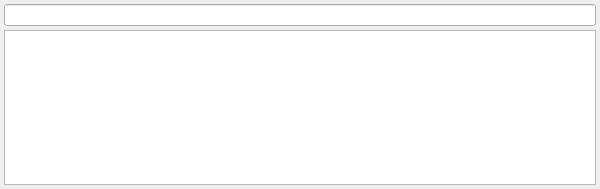
<?xml version="1.0" encoding="UTF-8"?>
<ui version="4.0">
 <class>SolarusEditor::OpenQuestFileDialog</class>
 <widget class="QDialog" name="SolarusEditor::OpenQuestFileDialog">
  <property name="geometry">
   <rect>
    <x>0</x>
    <y>0</y>
    <width>600</width>
    <height>189</height>
   </rect>
  </property>
  <property name="windowTitle">
   <string>Open quest file</string>
  </property>
  <layout class="QVBoxLayout" name="verticalLayout">
   <property name="spacing">
    <number>4</number>
   </property>
   <property name="leftMargin">
    <number>4</number>
   </property>
   <property name="topMargin">
    <number>4</number>
   </property>
   <property name="rightMargin">
    <number>4</number>
   </property>
   <property name="bottomMargin">
    <number>4</number>
   </property>
   <item>
    <widget class="LineEdit" name="search_field"/>
   </item>
   <item>
    <widget class="QListWidget" name="list_widget"/>
   </item>
  </layout>
 </widget>
 <customwidgets>
  <customwidget>
   <class>LineEdit</class>
   <extends>QLineEdit</extends>
   <header>widgets/line_edit.h</header>
  </customwidget>
 </customwidgets>
 <resources/>
 <connections/>
</ui>
